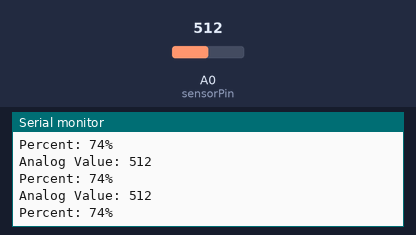
A sketch run on a simulated Arduino Uno, built with avr-gcc and run on an emulated ATmega328P. Parts: the last lines printed to the serial monitor. Inputs (shaded band) come from the test bench; at power-on: A0 (sensorPin) = 512.

Above: at 1.3 s.
1.4 s: A0 (sensorPin) set to 716
At 1.81 s:
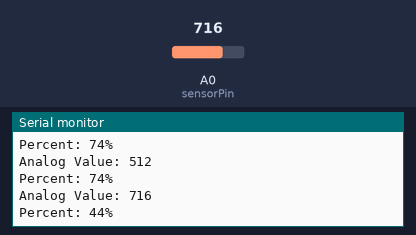
2.9 s: A0 (sensorPin) set to 900
At 3.32 s:
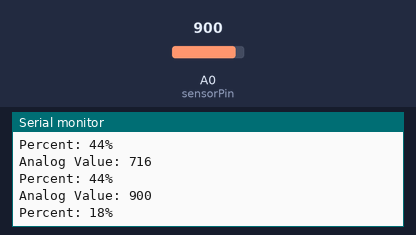
Timing chart, 0 to 5.9 s (numbered marks = the images above; inputs shaded):
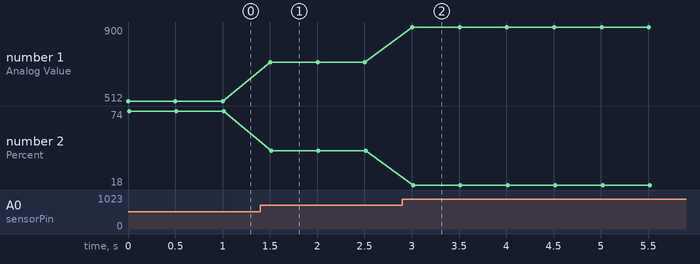

The sketch:

Moisture_Sensor.ino
```cpp
/**
 * @author Yasara JLP
 * Soil Moisture Sensor
 *
 */

int sensorPin = A0;
int sensorValue = 0;
int percent = 0;

void setup() {
  Serial.begin(19200);
}

void loop() {

  sensorValue = analogRead(sensorPin);
  percent = convertToPercent(sensorValue);
  printValuesToSerial();
  delay(500);
}

int convertToPercent(int value)
{
  int percentValue = 0;
  percentValue = map(value, 1023, 340, 0, 100); // ----------------------------------mapping----------------------------------
  return percentValue;
}

void printValuesToSerial()
{
  Serial.print("\n\nAnalog Value: ");
  Serial.print(sensorValue);
  Serial.print("\nPercent: ");
  Serial.print(percent);
  Serial.print("%");
}
```

Measured:
- after the input at 1.4 s, the serial monitor: prints a new line after 0.10 s (image 1)
- after the input at 2.9 s, the serial monitor: prints a new line after 0.11 s (image 2)
- plotted number 1: 512 → 716 after the input at 1.4 s, 716 → 900 after the input at 2.9 s
- plotted number 2: 74 → 44 after the input at 1.4 s, 44 → 18 after the input at 2.9 s
